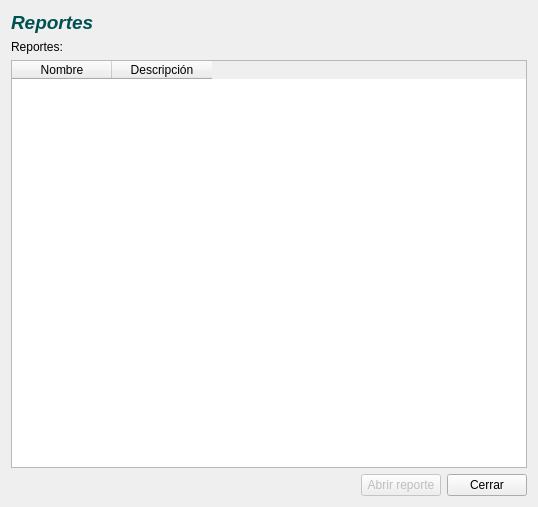
<?xml version="1.0" encoding="UTF-8"?>
<ui version="4.0">
 <class>FReportes</class>
 <widget class="QDialog" name="FReportes">
  <property name="geometry">
   <rect>
    <x>0</x>
    <y>0</y>
    <width>538</width>
    <height>507</height>
   </rect>
  </property>
  <property name="windowTitle">
   <string>Reportes</string>
  </property>
  <layout class="QGridLayout" name="gridLayout">
   <item row="0" column="0">
    <widget class="QLabel" name="label">
     <property name="text">
      <string>&lt;!DOCTYPE HTML PUBLIC &quot;-//W3C//DTD HTML 4.0//EN&quot; &quot;http://www.w3.org/TR/REC-html40/strict.dtd&quot;&gt;
&lt;html&gt;&lt;head&gt;&lt;meta name=&quot;qrichtext&quot; content=&quot;1&quot; /&gt;&lt;style type=&quot;text/css&quot;&gt;
p, li { white-space: pre-wrap; }
&lt;/style&gt;&lt;/head&gt;&lt;body style=&quot; font-family:'Droid Sans'; font-size:10pt; font-weight:400; font-style:normal;&quot;&gt;
&lt;p style=&quot; margin-top:0px; margin-bottom:0px; margin-left:0px; margin-right:0px; -qt-block-indent:0; text-indent:0px;&quot;&gt;&lt;span style=&quot; font-size:14pt; font-weight:600; font-style:italic; color:#005151;&quot;&gt;Reportes&lt;/span&gt;&lt;/p&gt;&lt;/body&gt;&lt;/html&gt;</string>
     </property>
    </widget>
   </item>
   <item row="1" column="0">
    <widget class="QLabel" name="label_2">
     <property name="text">
      <string>Reportes:</string>
     </property>
    </widget>
   </item>
   <item row="2" column="0">
    <widget class="QTableWidget" name="tbvwReportes">
     <property name="editTriggers">
      <set>QAbstractItemView::NoEditTriggers</set>
     </property>
     <property name="alternatingRowColors">
      <bool>true</bool>
     </property>
     <property name="selectionMode">
      <enum>QAbstractItemView::SingleSelection</enum>
     </property>
     <property name="selectionBehavior">
      <enum>QAbstractItemView::SelectRows</enum>
     </property>
     <property name="showGrid">
      <bool>false</bool>
     </property>
     <column>
      <property name="text">
       <string>Nombre</string>
      </property>
     </column>
     <column>
      <property name="text">
       <string>Descripción</string>
      </property>
     </column>
    </widget>
   </item>
   <item row="3" column="0">
    <layout class="QHBoxLayout" name="horizontalLayout">
     <item>
      <spacer name="horizontalSpacer">
       <property name="orientation">
        <enum>Qt::Horizontal</enum>
       </property>
       <property name="sizeHint" stdset="0">
        <size>
         <width>40</width>
         <height>20</height>
        </size>
       </property>
      </spacer>
     </item>
     <item>
      <widget class="QPushButton" name="btnAbrirReporte">
       <property name="enabled">
        <bool>false</bool>
       </property>
       <property name="text">
        <string>Abrir reporte</string>
       </property>
       <property name="icon">
        <iconset resource="app.qrc">
         <normaloff>:/pics/reporte.png</normaloff>:/pics/reporte.png</iconset>
       </property>
      </widget>
     </item>
     <item>
      <widget class="QPushButton" name="btnCerrar">
       <property name="text">
        <string>Cerrar</string>
       </property>
       <property name="icon">
        <iconset resource="app.qrc">
         <normaloff>:/pics/dialog-close.png</normaloff>:/pics/dialog-close.png</iconset>
       </property>
      </widget>
     </item>
    </layout>
   </item>
  </layout>
 </widget>
 <resources>
  <include location="app.qrc"/>
  <include location="app.qrc"/>
 </resources>
 <connections>
  <connection>
   <sender>btnCerrar</sender>
   <signal>clicked()</signal>
   <receiver>FReportes</receiver>
   <slot>close()</slot>
   <hints>
    <hint type="sourcelabel">
     <x>429</x>
     <y>377</y>
    </hint>
    <hint type="destinationlabel">
     <x>409</x>
     <y>350</y>
    </hint>
   </hints>
  </connection>
 </connections>
</ui>
